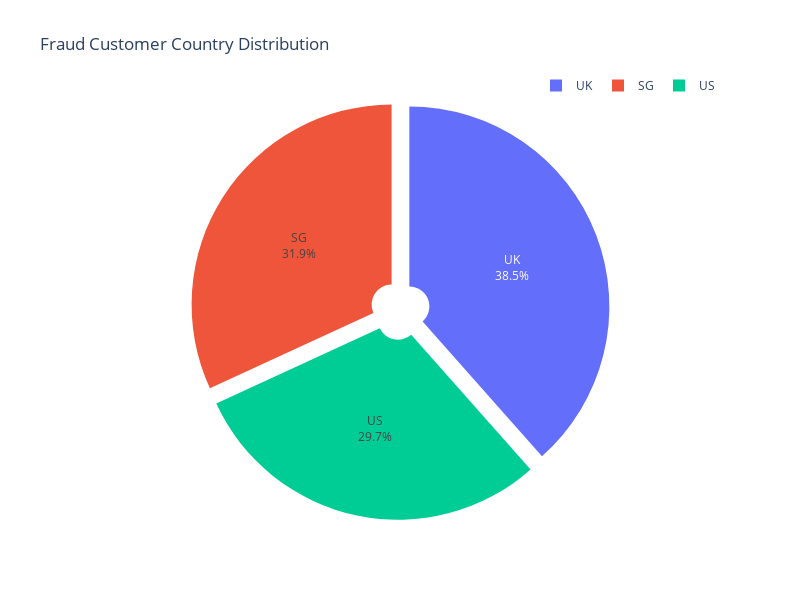

The code cell stored with this chart in its notebook:
### Markdown cell above
## Fraud flag

Let's discover what causes the most of fraud flags. Whether they are corellated with the amount of transaction or specific country.

### Code cell
country_counts = df[df['fraud_flag'] == 'Y']['customer_country'].value_counts()

# Create the pie chart
fig = go.Figure(data=[go.Pie(labels=country_counts.index, 
                             values=country_counts.values, 
                             pull=[0.05]*len(country_counts), 
                             hole=0.1)])  # Reduced hole size

# Customize the layout
fig.update_traces(textposition='inside', textinfo='percent+label')
fig.update_layout(title_text='Fraud Customer Country Distribution',
                  legend=dict(orientation='h', yanchor='bottom', y=1, xanchor='right', x=1),
                  width=800, height=600)  # Adjusted dimensions

fig.show()

### Figure 1 — Plotly figure (JSON) as saved in the notebook; plotly's stock layout.template omitted (floating-point values rounded to 4 significant figures)
{"data": [{"hole": 0.1, "labels": ["UK", "SG", "US"], "pull": [0.05, 0.05, 0.05], "textinfo": "percent+label", "textposition": "inside", "type": "pie", "values": [35, 29, 27]}], "layout": {"height": 600, "legend": {"orientation": "h", "x": 1, "xanchor": "right", "y": 1, "yanchor": "bottom"}, "title": {"text": "Fraud Customer Country Distribution"}, "width": 800}}
